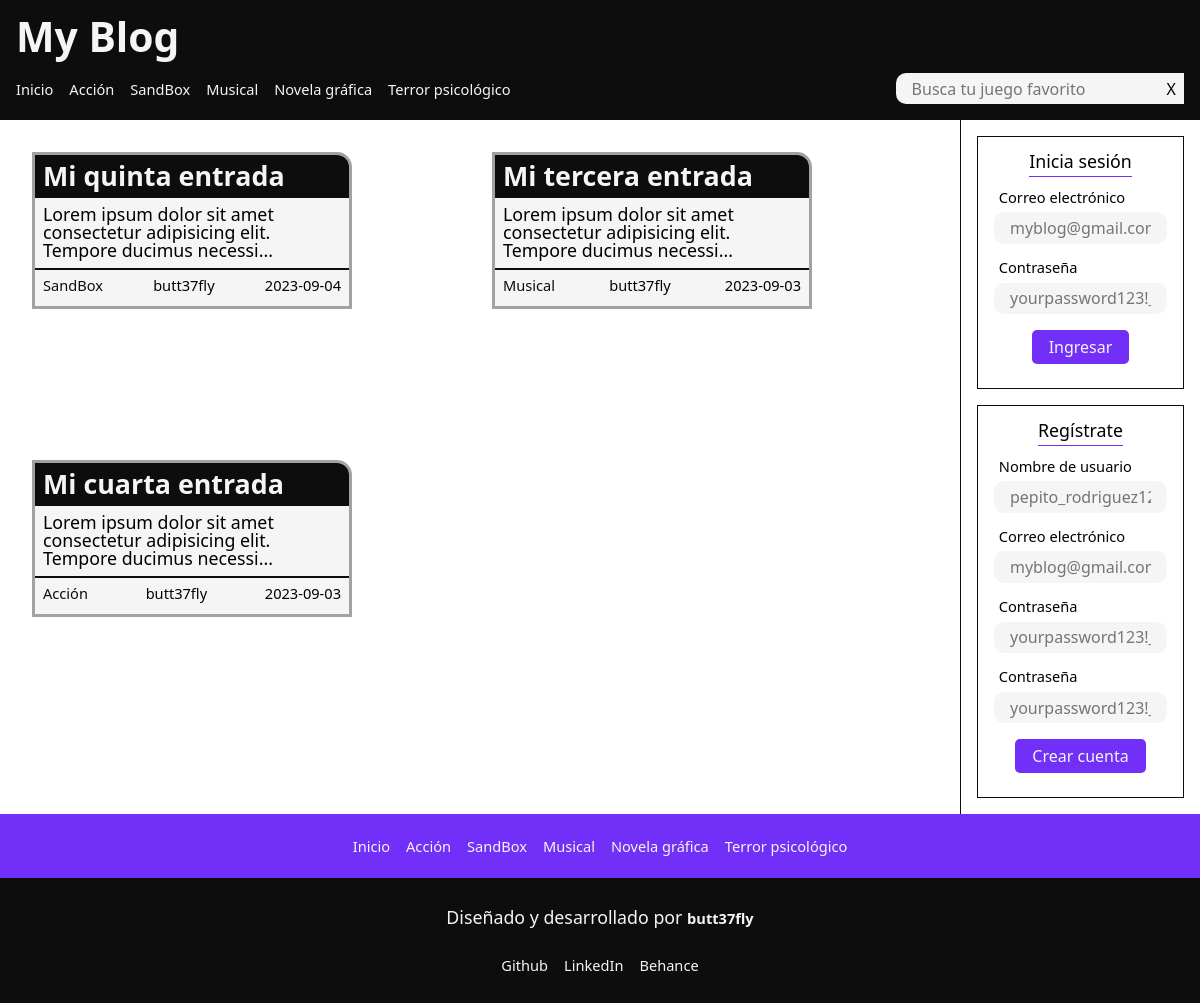
/home/, run on the app's committed database.
### tables this page shows
CREATE TABLE categories (
  id int auto_increment NOT NULL,
  name varchar(50) NOT NULL,
  slug varchar(50) NOT NULL,
  PRIMARY KEY(id)
);

CREATE TABLE entries (
  id int auto_increment NOT NULL,
  category_id int NOT NULL,
  user_id int NOT NULL,
  title varchar(250) NOT NULL,
  slug varchar(250) NOT NULL,
  content MEDIUMTEXT NOT NULL,
  post_date date NOT NULL,
  PRIMARY KEY(id),
  FOREIGN KEY(category_id) REFERENCES categories(id),
  FOREIGN KEY(user_id) REFERENCES users(id)
);

CREATE TABLE users (
  id int auto_increment NOT NULL,
  username varchar(20) NOT NULL unique,
  email varchar(50) NOT NULL unique,
  password varchar(255) NOT NULL,
  reg_date date NOT NULL,
  PRIMARY KEY(id)
);

### index.php (called while the page is built)
<?php
include('inc/templates/header.php');
include('inc/templates/content.php');
include('inc/templates/parts/alerts.php');
include('inc/templates/sidebar.php');
include('inc/templates/footer.php');

### inc/pages/home.php (called while the page is built)
<?php
$entries = get_entries(3);
include 'inc/templates/parts/feed.php';

### inc/templates/parts/feed.php (the view)
<section class="Feed">
  <?php
  foreach ($entries as $entry): ?>
    <article class="Entry">
      <div class="Entry__wrapper">
        <section class="Entry__header">
          <a class="Entry__link Link" href="<?php echo SITE_URI . "entry/$entry->entry_slug/"?>">
            <h2 class="Entry__title Subtitle">
              <?php echo $entry->title ?>
            </h2>
          </a>
        </section>
        <section class="Entry__content">
          <p class="Entry__text Text">
            <?php echo substr($entry->content, 0, 80) . "..." ?>
          </p>
        </section>
        <section class="Entry__bottom">
          <a class="Entry__link Link Link--dark" href="<?php echo SITE_URI . "category/$entry->cat_slug/" ?>">
            <h3 class="Entry__category Meta" rel="author">
              <?php echo $entry->category ?>
            </h3>
          </a>
          <h3 class="Entry__author Meta" rel="author">
            <?php echo $entry->author ?>
          </h3>
          <time class="Entry_date Meta">
            <?php echo $entry->date ?>
          </time>
        </section>
      </div>
    </article>
  <?php endforeach; ?>
</section>

### src/functions.php (shortened to what this page needs)
<?php
function get_categories()
{
  global $pdo;
  $query = "SELECT * FROM categories";
  $sth = $pdo->prepare($query);
  $sth->execute();
  $result = $sth->fetchAll();
  return $result;
}
function get_entries($limit = null, $category = null, $entry = null )
{
  global $pdo;
  $query = "SELECT c.name as 'category', c.slug as 'cat_slug', e.slug as 'entry_slug', u.username as 'author', e.title, e.content, e.post_date as 'date'
  FROM entries e
  INNER JOIN categories c
  ON c.id = e.category_id
  INNER JOIN users u
  ON u.id = e.user_id";
  if ( $entry != null && !empty($entry) ){
    $query .= " WHERE e.slug = '$entry'";
  } else {
    $query .= " ORDER BY e.post_date DESC";
    if ($limit != null && $limit > 0)
      $query .= " LIMIT $limit";
  }
  $sth = $pdo->prepare($query);
  $sth->execute();
  $result = $sth->fetchAll();
  return $result;
}
function display_categories()
{
  $categories = get_categories();
  $html = "";
  foreach ($categories as $category) {
    $html .= "<li class='Nav__item'><a href='" . SITE_URI . "category/$category->slug/' class='Link'>$category->name</a></li>";
  }
  return $html;
}

### assets/css/style.css (style rules this page uses)
* { margin: 0; padding: 0; box-sizing: border-box; line-height: 100%; font-family: system-ui, -apple-system, BlinkMacSystemFont, "Segoe UI", Roboto, Oxygen, Ubuntu, Cantarell, "Open Sans", "Helvetica Neue", sans-serif; }
:root { --font-increase-rate: 0.15vw; --c-black: #0d0d0d; --c-white: #f5f5f5; --c-grey: #a2a2a2; --c-purple: #722ff7; --c-shadow: #0d0d0d08; --f-title: calc(2.441rem + var(--font-increase-rate)); --f-subtitle: calc(1.563rem + var(--font-increase-rate)); --f-text: calc(1rem + var(--font-increase-rate)); --f-meta: calc(0.8rem + var(--font-increase-rate)); --s-xxs: 0.3rem; --s-xs: 0.5rem; --s-s: 1rem; --s-m: 1.5rem; --s-l: 1.9rem; --s-xl: 2.5rem; --s-xxl: 3rem; }
p { max-width: 80ch; }
.Subtitle { font-size: var(--f-subtitle); font-weight: 600; }
.Text { font-size: var(--f-text); font-weight: 400; }
.Meta { font-size: var(--f-meta); font-weight: 300; }
.Link { --c-text: var(--c-white); font-size: var(--f-meta); font-weight: 400; color: var(--c-text); padding-bottom: var(--s-xxs); border-bottom: 1px solid transparent; text-decoration: none; transition: 0.15s; }
.Link--dark { --c-text: var(--c-black); }
.Entry { width: auto; height: auto; flex: 1 1; }
.Entry__wrapper { min-width: 320px; max-width: 320px; height: auto; max-height: 250px; margin: var(--s-xs); background-color: var(--c-white); border-radius: 0 15px 0 0; border: 3px solid var(--c-grey); overflow: hidden; }
.Entry__header { background-color: var(--c-black); padding: var(--s-xs); }
.Entry__content { border-bottom: 2px solid var(--c-black); padding: var(--s-xs); }
.Entry__bottom { width: 100%; display: flex; justify-content: space-between; padding: var(--s-xs); }
.Feed { width: 100%; height: auto; min-height: 80vh; padding: var(--s-s); display: flex; justify-content: flex-start; align-items: flex-start; flex-wrap: wrap; gap: var(--s-xs); }

### data on the page
categories: name "Acción"
categories: name "SandBox"
categories: name "Musical"
categories: name "Novela gráfica"
categories: name "Terror psicológico"
entries: title "Mi quinta entrada", content "Lorem ipsum dolor sit amet consectetur adipisicing elit. Tempore ducimus necessi", category.name "SandBox", user.username "butt37fly", post_date "2023-09-04"
entries: title "Mi tercera entrada", content "Lorem ipsum dolor sit amet consectetur adipisicing elit. Tempore ducimus necessi", category.name "Musical", user.username "butt37fly", post_date "2023-09-03"
entries: title "Mi cuarta entrada", content "Lorem ipsum dolor sit amet consectetur adipisicing elit. Tempore ducimus necessi", category.name "Acción", user.username "butt37fly", post_date "2023-09-03"
